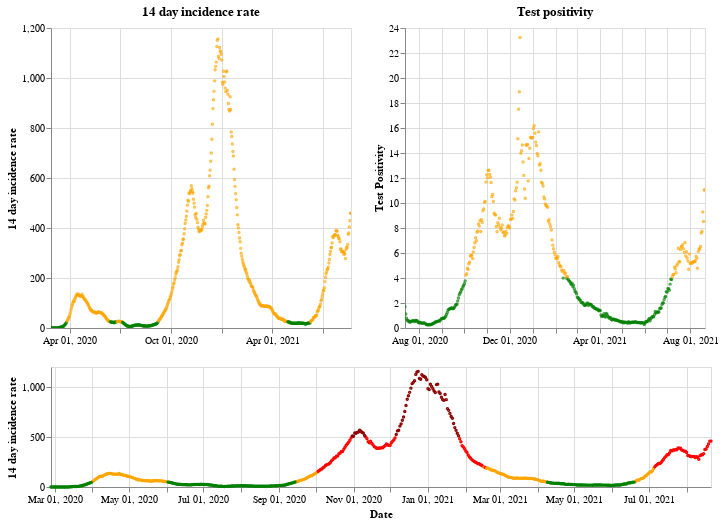

Notebook code for this chart:
### Markdown cell above
## Wales

### Code cell
plot_traffic_light('Wales')

### Figure 1 — Vega-Lite specification as saved in the notebook (floating-point values rounded to 4 significant figures; data arrays with more than 128 entries replaced by an {"elided": "..."} marker saying what was removed)
{"config": {"view": {"continuousWidth": 400, "continuousHeight": 300}}, "vconcat": [{"hconcat": [{"mark": {"type": "point", "size": 2}, "encoding": {"color": {"condition": {"value": "green", "test": "(datum.twoWeeklyCasesRate <= 25)"}, "value": "orange"}, "tooltip": [{"type": "nominal", "field": "areaName"}, {"type": "temporal", "field": "date"}, {"type": "quantitative", "field": "twoWeeklyCasesRate"}, {"type": "quantitative", "field": "testPositivity"}], "x": {"type": "temporal", "axis": {"title": ""}, "field": "date", "scale": {"domain": {"selection": "DateBrush"}}, "timeUnit": "yearmonthdate"}, "y": {"type": "quantitative", "axis": {"title": "14 day incidence rate"}, "field": "twoWeeklyCasesRate"}}, "title": "14 day incidence rate", "width": 300}, {"mark": {"type": "point", "size": 2}, "encoding": {"color": {"condition": {"value": "green", "test": "(datum.testPositivity <= 4)"}, "value": "orange"}, "tooltip": [{"type": "nominal", "field": "areaName"}, {"type": "temporal", "field": "date"}, {"type": "quantitative", "field": "twoWeeklyCasesRate"}, {"type": "quantitative", "field": "testPositivity"}], "x": {"type": "temporal", "axis": {"title": ""}, "field": "date", "scale": {"domain": {"selection": "DateBrush"}}, "timeUnit": "yearmonthdate"}, "y": {"type": "quantitative", "axis": {"title": "Test Positivity"}, "field": "testPositivity"}}, "title": "Test positivity", "width": 300}]}, {"layer": [{"mark": {"type": "point", "size": 2}, "encoding": {"color": {"condition": {"value": "orange", "test": "(((datum.testPositivity < 4) && (datum.twoWeeklyCasesRate >= 50)) && (datum.twoWeeklyCasesRate < 200))"}, "value": "red"}, "opacity": {"condition": {"value": 1, "test": "((datum.twoWeeklyCasesRate >= 50) && (datum.twoWeeklyCasesRate < 500))"}, "value": 0}, "tooltip": [{"type": "nominal", "field": "areaName"}, {"type": "temporal", "field": "date"}, {"type": "quantitative", "field": "twoWeeklyCasesRate"}, {"type": "quantitative", "field": "testPositivity"}], "x": {"type": "temporal", "axis": {"title": "Date"}, "field": "date", "timeUnit": "yearmonthdate"}, "y": {"type": "quantitative", "axis": {"title": "14 day incidence rate"}, "field": "twoWeeklyCasesRate"}}, "selection": {"DateBrush": {"type": "interval", "encodings": ["x"], "fields": ["Time"]}}}, {"mark": {"type": "point", "size": 2}, "encoding": {"color": {"value": "darkred"}, "opacity": {"condition": {"value": 1, "test": "(datum.twoWeeklyCasesRate >= 500)"}, "value": 0}, "tooltip": [{"type": "nominal", "field": "areaName"}, {"type": "temporal", "field": "date"}, {"type": "quantitative", "field": "twoWeeklyCasesRate"}, {"type": "quantitative", "field": "testPositivity"}], "x": {"type": "temporal", "axis": {"title": "Date"}, "field": "date", "timeUnit": "yearmonthdate"}, "y": {"type": "quantitative", "axis": {"title": "14 day incidence rate"}, "field": "twoWeeklyCasesRate"}}}, {"mark": {"type": "point", "size": 2}, "encoding": {"color": {"condition": {"value": "green", "test": "((datum.testPositivity < 4) && (datum.twoWeeklyCasesRate < 50))"}, "value": "orange"}, "opacity": {"condition": {"value": 1, "test": "(datum.twoWeeklyCasesRate < 50)"}, "value": 0}, "tooltip": [{"type": "nominal", "field": "areaName"}, {"type": "temporal", "field": "date"}, {"type": "quantitative", "field": "twoWeeklyCasesRate"}, {"type": "quantitative", "field": "testPositivity"}], "x": {"type": "temporal", "axis": {"title": "Date"}, "field": "date", "timeUnit": "yearmonthdate"}, "y": {"type": "quantitative", "axis": {"title": "14 day incidence rate"}, "field": "twoWeeklyCasesRate"}}}], "height": 120, "width": 660}], "data": {"name": "data-8780547c61ccbdb2f988170ac41b780d"}, "$schema": "https://vega.github.io/schema/vega-lite/v4.8.1.json", "datasets": {"data-8780547c61ccbdb2f988170ac41b780d": {"elided": "542 records"}}}
